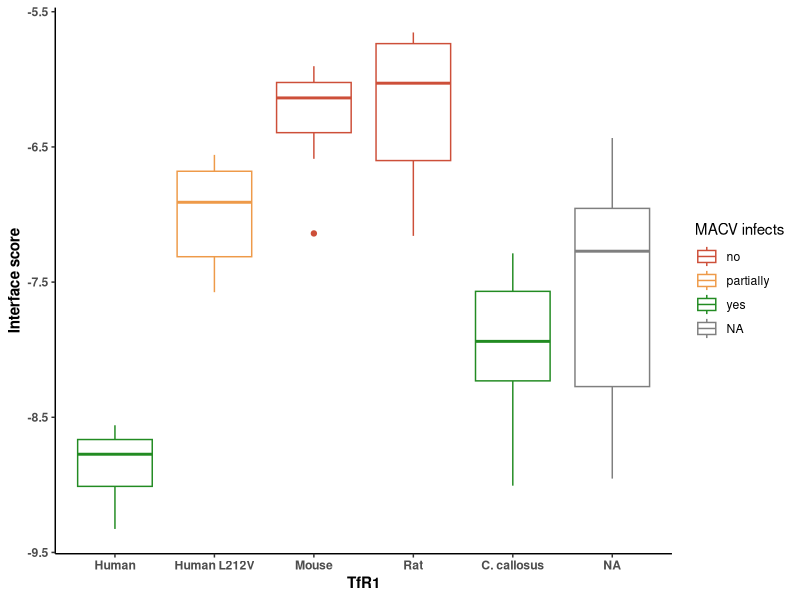
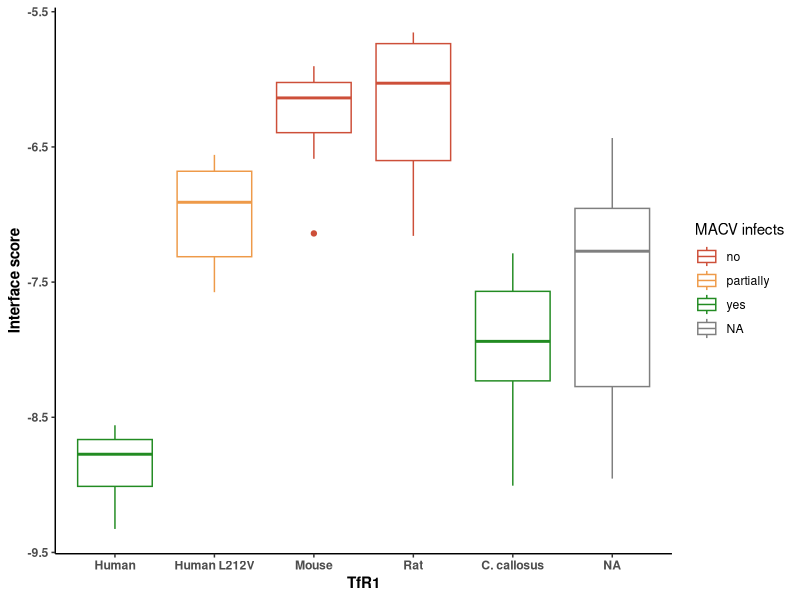

The R script that drew these images, in order:
library(plyr) # for mapvalues()
library(dplyr) # for join() 
library(ggplot2) # ggplot()

#summary.I_sc = read.table("../data/macv_summary_data.csv", sep = ",", header = T)
top.hits <- read.table("../data/macv_top_hits.csv", sep = ",", header = T)

TfR1_names <- c("C. callosus", "Human", "Human L212V", "Mouse", "Mouse-Hum", "Rat", "Rat-Short", "Rat-Long")

infection_data <- data.frame(TfR1 = TfR1_names, infects = factor(c("yes", "yes", "partially", "no", "yes", "no", "partially", "yes")))

top.hits$TfR1 <- mapvalues( top.hits$TfR1, from=c("C.cal_MACV", "human_MACV", "human.L212V_MACV", "mouse_MACV", "mouse.5aa_MACV", "rat_MACV", "rat.5aa_MACV", "rat.9aa_MACV"), to=TfR1_names)    

top.hits$TfR1 <- factor( top.hits$TfR1, levels=c("Human", "Human L212V", "Mouse", "Mouse-Hum", "Rat", "Rat-Short", "Rat-Long", "C. callosus"))


top.hits <- join(top.hits, infection_data)

# Plot 1: box plots               
p1 <- ggplot(top.hits, aes(x=TfR1, y=I_sc, color=infects)) +
        geom_boxplot() +
        ylab( "Interface score" ) +
        theme_classic() +
        scale_colour_manual(values = c("yes" = "forestgreen", "no" = "tomato3", "partially" = "tan2")) +
        guides(color = guide_legend("MACV infects")) + 
        theme(axis.title.x = element_text(face="bold"),
              axis.text.x = element_text(face="bold"),
              axis.title.y = element_text(face="bold"),
              axis.text.y = element_text(face="bold"))
        
        
# show plot
show(p1)
# save plot
ggsave("../figures/macv_boxplot.pdf", plot = p1, width = 9, height = 3, useDingbats=F)
